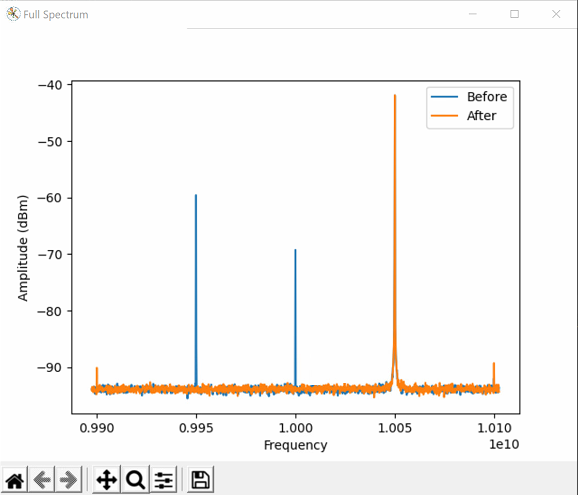

Recreate this plot in Python.
# Works on Keysight FieldFox, tested on N9917A

from qm.QuantumMachinesManager import QuantumMachinesManager
from qm.qua import *
import time
import matplotlib.pyplot as plt
from configuration import *
import numpy as np
import pyvisa as visa
import scipy.optimize as opti

##############
# Parameters #
##############

# Parameters for Nelder-Mead
initial_simplex = np.zeros([3, 2])
initial_simplex[0, :] = [0, 0]
initial_simplex[1, :] = [0, 0.1]
initial_simplex[2, :] = [0.1, 0]
xatol = 1e-4  # 1e-4 change in DC offset or gain/phase
fatol = 3  # dB change tolerance
maxiter = 50  # 50 iterations should be more then enough, but can be changed.

# Parameters for SA - Measurement:
measIBW = 1000  # Measurement integration bandwidth
measNumPoints = 101

# Parameters for SA - Sweep:
bDoSweeps = True  # If True, performs a large sweep before and after the optimization.
fullNumPoints = 1201
fullSpan = int(abs(qubit_IF * 4.1))  # Larger than 4 such that we'll see spurs
startFreq = qubit_LO - fullSpan / 2
stopFreq = qubit_LO + fullSpan / 2
freq_vec = np.linspace(float(startFreq), float(stopFreq), int(fullNumPoints))

# Open connection to SA
rm = visa.ResourceManager()
sa = rm.open_resource('TCPIP0::192.168.1.9::inst0::INSTR')
sa.timeout = 100000

#############
# Functions #
#############

with program() as mixer_cal:
    with infinite_loop_():
        play("test_pulse", "qubit")


def get_amp():
    sa.query("INIT:IMM;*OPC?")
    sig = float(sa.query("CALC:MEAS:DATA?").split(",")[0])
    # Data from the Fieldfox comes out as a string separated by ',':
    # '-1.97854112E+01,-3.97854112E+01\n'
    # The code above takes the first value and converts to float.
    return sig


def get_leakage(i0, q0):
    qm.set_dc_offset_by_qe("qubit", "I", i0)
    qm.set_dc_offset_by_qe("qubit", "Q", q0)
    amp_ = get_amp()
    return amp_


def get_image(g, p):
    job.set_element_correction('qubit', IQ_imbalance_correction(g, p))
    amp_ = get_amp()
    return amp_


##########
# Execute:
##########

# Execute the mixer_cal program:
qmm = QuantumMachinesManager()
qm = qmm.open_qm(config)
job = qm.execute(mixer_cal)

# Set video bandwidth to be automatic and bandwidth to be manual. Disable continuous mode
sa.write('SENS:BAND:VID:AUTO 1')
sa.write('SENS:BAND:AUTO 0')
sa.query("INIT:CONT OFF;*OPC?")

if bDoSweeps:
    # Set Bandwidth and start/stop freq of SA for a large sweep
    sa.write('SENS:BAND 1e3')
    sa.write("SENS:SWE:POIN " + str(fullNumPoints))
    sa.write("SENS:FREQ:START " + str(startFreq))
    sa.write("SENS:FREQ:STOP " + str(stopFreq))

    # Do a single read
    sa.query("INIT:IMM;*OPC?")

    # Query the FieldFox response data
    sa.write("TRACE:DATA?")
    ff_SA_Trace_Data = sa.read()
    # Data from the Fieldfox comes out as a string separated by ',':
    # '-1.97854112E+01,-3.97854112E+01,-2.97454112E+01,-4.92543112E+01,-5.17254112E+01,-1.91254112E+01...\n'
    # The code below turns it into an a python list of floats

    # Use split to turn long string to an array of values
    ff_SA_Trace_Data_Array = ff_SA_Trace_Data.split(",")
    amp = [float(i) for i in ff_SA_Trace_Data_Array]

    plt.figure('Full Spectrum')
    plt.xlabel("Frequency")
    plt.ylabel("Amplitude (dBm)")
    plt.plot(freq_vec, amp)
    plt.show()

# Configure measure
sa.write("SENS:MEAS:CHAN CHP")
sa.write("SENS:SWE:POIN " + str(measNumPoints))
sa.write("SENS:CME:RRCF 0")
sa.write(f"SENS:CME:IBW {measIBW}")
sa.write("SENS:CME:AVER:ENAB 0")
sa.write(f"SENS:FREQ:SPAN {10 * measIBW}")
sa.write(f'SENS:BAND {int(0.1 * measIBW)}')

# Get Signal
sa.write(f"SENS:FREQ:CENT {qubit_LO + qubit_IF}")
signal = int(get_amp())

# Optimize LO leakage
sa.write(f"SENS:FREQ:CENT {qubit_LO}")
start_time = time.time()
fun_leakage = lambda x: get_leakage(x[0], x[1])
res_leakage = opti.minimize(fun_leakage, [0, 0], method='Nelder-Mead', options={'xatol': xatol, 'fatol': fatol, 'initial_simplex': initial_simplex, 'maxiter': maxiter})
print(f"LO Leakage Results: Found a minimum of {int(res_leakage.fun)} dBm at I0 = {res_leakage.x[0]:.4f}, Q0 = {res_leakage.x[1]:.4f} in "
      f"{int(time.time() - start_time)} seconds --- {signal - int(res_leakage.fun)} dBc")

# Optimize image
sa.write(f"SENS:FREQ:CENT {qubit_LO - qubit_IF}")
start_time = time.time()
fun_image = lambda x: get_image(x[0], x[1])
res_image = opti.minimize(fun_image, [0, 0], method='Nelder-Mead', options={'xatol': xatol, 'fatol': fatol, 'initial_simplex': initial_simplex, 'maxiter': maxiter})
print(f"Image Results: Found a minimum of {int(res_image.fun)} dBm at g = {res_image.x[0]:.4f}, phi = {res_image.x[1]:.4f} in "
      f"{int(time.time() - start_time)} seconds --- {signal - int(res_image.fun)} dBc")

# Turn measurement off
sa.write("SENS:MEAS:CHAN NONE")

# Set parameters back for a large sweep
if bDoSweeps:
    sa.write('SENS:BAND 1e3')
    sa.write("SENS:SWE:POIN " + str(fullNumPoints))
    sa.write("SENS:FREQ:START " + str(startFreq))
    sa.write("SENS:FREQ:STOP " + str(stopFreq))
    sa.query("INIT:IMM;*OPC?")

    # Do a large sweep
    sa.write("TRACE:DATA?")
    ff_SA_Trace_Data = sa.read()
    ff_SA_Trace_Data_Array = ff_SA_Trace_Data.split(",")
    amp = [float(i) for i in ff_SA_Trace_Data_Array]
    plt.figure('Full Spectrum')
    plt.plot(freq_vec, amp)

    plt.legend(['Before', 'After'])
    plt.show()

# Return the FieldFox back to continuous mode
sa.write("INIT:CONT ON")

# On exit clean a few items up.
sa.clear()
sa.close()
